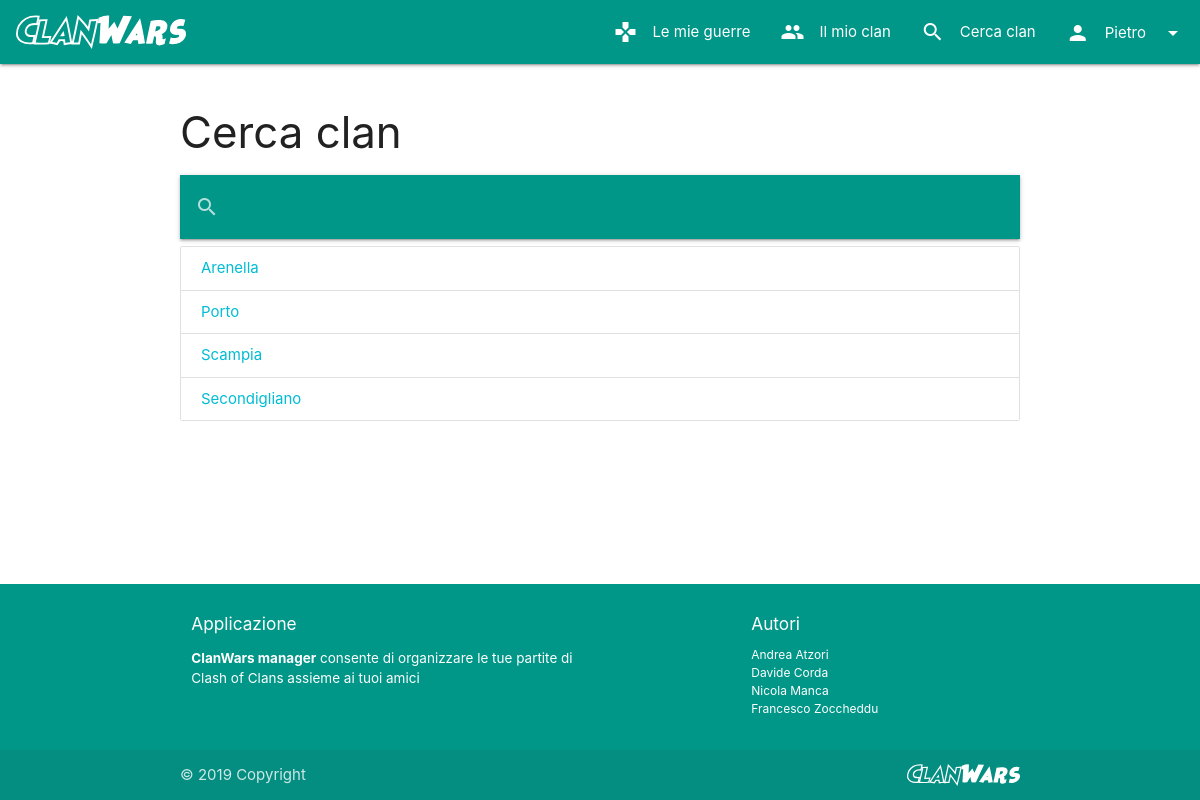
Screenshot of /clans/ (signed in) with the database file from the repository.
### manager/models.py (models this page shows, shortened)
class User(AbstractUser):
    clan = models.ForeignKey("Clan", on_delete=models.SET_NULL, null=True, blank=True, related_name="members")

class Clan(models.Model):
    name = models.CharField(max_length=30, verbose_name="Nome")
    clanMaster = models.OneToOneField(User, on_delete=models.CASCADE, related_name="+", null=False, blank=False)
    maxMembers = models.PositiveSmallIntegerField(default=20, validators=[MinValueValidator(1), MaxValueValidator(50)], verbose_name="Numero massimo di membri")
    def get_absolute_url(self):
        return reverse("clans_details", kwargs={'pk': self.pk})

### manager/views/clans.py (the view)
# urls.py: path(r'', ClanListView.as_view(), name='clans_list'),
class ClanListView(ListView):
    template_name = "clans/list.html"
    paginate_by = 4
    context_object_name = "clans"
    def get_queryset(self):
        query = self.request.GET.get("q")
        if query is not None:
            queryset = Clan.objects.filter(name__icontains=query)
        else:
            queryset = Clan.objects.all()
        queryset = queryset.order_by('name')
        return queryset

### manager/templatetags/postlinks.py (called while the page is built)
@register.inclusion_tag("commons/tags/hiddenform.html")
def hiddenform():
    return {"id": _form_id, "action": "."}

### manager/templatetags/toasts.py (called while the page is built)
@register.simple_tag()
def toast_if(condition, message, icon=None):
    return mark_safe(render_to_string("commons/tags/toast.html", toast(message, icon)) if condition else "")

### manager/templates/clans/list.html (shortened to what this page needs)
{% extends 'base.html' %}
  {% block content %}
  <h3>Cerca clan</h3>
  <nav>
    <div class="nav-wrapper">
      <form>
        <div class="input-field">
          <input id="search" type="search" name="q" value="{{request.GET.q}}">
          <label class="label-icon" for="search"><i class="material-icons">search</i></label>
          <i class="material-icons">close</i>
        </div>
      </form>
    </div>
  </nav>
  <div class="collection">
    {% for clan in clans %}
      <a class="collection-item waves-effect" href="{{clan.get_absolute_url}}">
        {{clan.name}}
      </a>
    {% endfor %}
  </div>
  {% load toasts %}
{% endblock %}

### manager/templates/commons/navbar.html (shortened to what this page needs)
{% load static %}
{% load postlinks %}
{% url 'clans_create' as createClanUrl %}
<nav>
    <div class="nav-wrapper">
        <a href="{% url 'home' %}" class="brand-logo">
            <img class="logo-img" src="{% static "images/logotype.svg" %}">
        </a>
        <ul class="right hide-on-med-and-down">
            {% if request.user.is_authenticated %}
            {% if request.user.clan is not None %}
            <li class="waves-effect">
                <a href="{% url 'wars_list' %}">
                    <i class="material-icons left">gamepad</i>
                    Le mie guerre
                </a>
            </li>
            {% endif %}
            <li class="waves-effect">
                {% if request.user.clan is not None %}
                <a href="{{user.clan.get_absolute_url}}">
                    <i class="material-icons left">people</i>
                    Il mio clan
                </a>
                {% else %}
                <a {% submitOnClick createClanUrl %}>
                    <i class="material-icons left">add</i>
                    Crea clan
                </a>
                {% endif %}
            </li>
            {% endif %}
            <li class="waves-effect">
                <a href="{% url 'clans_list' %}">
                    <i class="material-icons left">search</i>
                    Cerca clan
                </a>
            </li>
            {% if request.user.is_authenticated %}
            <li>
                <a class="dropdown-trigger waves-effect no-autoinit" href="#!" data-target="logout-dropdown">
                    <i class="material-icons left">person</i>
                    {{user.username}}
                    <i class="material-icons right">arrow_drop_down</i>
                </a>
            </li>
            {% endif %}
        </ul>
    </div>
</nav>

### manager/static/css/style.css (style rules this page uses)
.logo-img { max-height: 64px !important; padding: 15px 0 !important; margin-left: 0.5em; margin-right: 0.5em; }
body { display: flex; min-height: 100vh; flex-direction: column; }

### rows the page displays
User: username "Pietro"
Clan: name "Arenella"
Clan: name "Porto"
Clan: name "Scampia"
Clan: name "Secondigliano"
